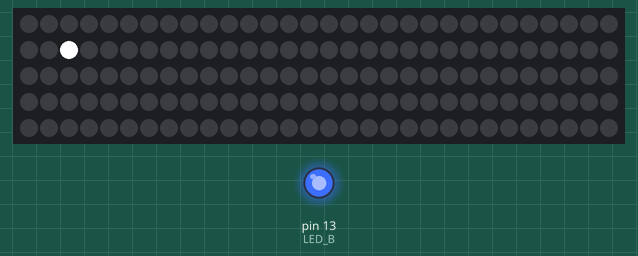
Recording of a sketch running on a simulated Arduino Mega 2560, built with avr-gcc and run on an emulated ATmega2560. On the bench: 150 RGB LEDs in strip order, left to right, continuing on the next row, output pins drawn as LEDs (lit = HIGH). Dim RGB values are drawn brighter than linear.

Above: at 1.1 s.
At 16.45 s:
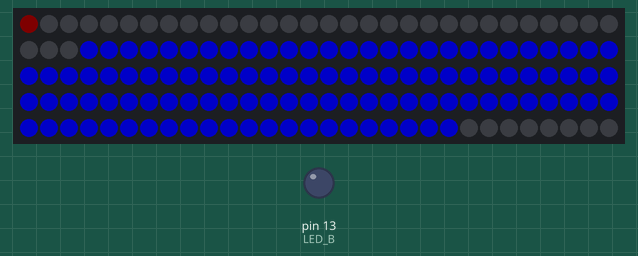
At 28.01 s:
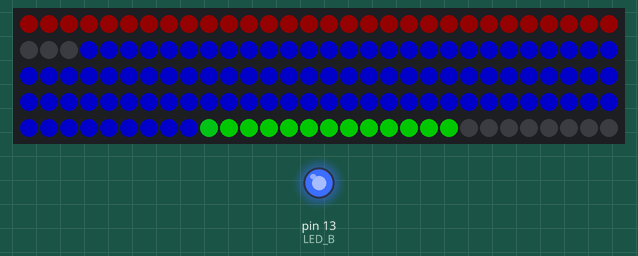
At 39.73 s:
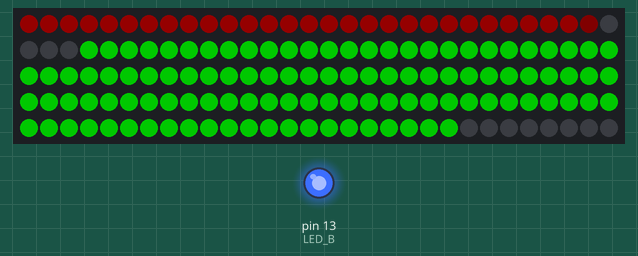
Timing chart, 0 to 40.0 s (numbered marks = the images above):
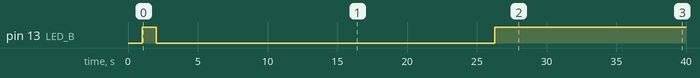

Measured:
- by itself, pin 13 (LED_B): HIGH → LOW at 2.0 s, → HIGH 24.3 s later

The sketch:

Infinity_Mirror_Program_A.ino
```cpp
/* Created by Jacob Davis  March 16, 2024
intended for use in an infinity mirror with 150 count WS2812 addressable led strip
ENJOY! :) */
#include <FastLED.h>     //use the FastLed
#define LED_B       13   //status light pin/built-in led
#define LED_PIN     36   //addressable led strip pin
#define NUM_LEDS    150  //number of leds
#define ELS    0    //ExteriorLedStart
#define ELE    30   //ExteriorLedEnd
#define IMLS   33   //InfinityMirrorLedStart
#define IMLE   141  //InfinityMirrorLedEnd
int t = 0;
int y = 0;
CRGB leds[NUM_LEDS];
void setup() {
  pinMode(LED_B, OUTPUT);
  FastLED.addLeds<WS2812, LED_PIN, GRB>(leds, NUM_LEDS);
  FastLED.show();
  //starting sequence begins
  delay(1000);
  leds[32] = CRGB (255, 255, 255);
  FastLED.show();
  digitalWrite(LED_B, HIGH);
  delay(1000);
  leds[32] = CRGB (0, 0, 0);
  FastLED.show();
  digitalWrite(LED_B, LOW);
  delay(1000);
  for (int x = IMLE; x >= IMLS; x--) {
    for (int z = 0; z <= 100; (z = z + 10)) {
      leds[((x)+0)] = CRGB (0, 0, z);
      delay(5);
      FastLED.show();
    }
  }
}
void loop() {
  //the progress bar fills up before it continues to the next stage
  for (int i = ELS; i <= (ELE - 1); i++) {
    for (int z = 0; z <= 20; z++) {
      leds[((i)+0)] = CRGB ( z, 0, 0);
      FastLED.show();
      delay(10);
    }
  }
  digitalWrite(LED_B, HIGH);
  //decide which color to transition to next
  y++;
  if (y == 1) {
    for (int x = IMLE; x >= IMLS; x--) {
      for (int z = 0; z <= 100; (z = z + 10)) {
        leds[((x)+0)] = CRGB ( 0, z, (100 - z));
        delay(5);
        FastLED.show();
      }
    }
  }
  if (y == 2) {
    for (int x = IMLE; x >= IMLS; x--) {
      for (int z = 0; z <= 100; (z = z + 10)) {
        leds[((x)+0)] = CRGB ( z, (100 - z), 0);
        delay(5);
        FastLED.show();
      }
    }
  }
  if (y == 3) {
    for (int x = IMLE; x >= IMLS; x--) {
      for (int z = 0; z <= 100; (z = z + 10)) {
        leds[((x)+0)] = CRGB ((100 - z), 0, z);
        delay(5);
        FastLED.show();
      }
    }
  y = 0;
  }
  //empty the progress bar and start again
  for (int i = (ELE - 1); i >= ELS; i--) {
    for (int z = 20; z >= 0; (z = z - 5)) {
      leds[((i)+0)] = CRGB ( z, 0, 0);
      FastLED.show();
      delay(3);
    }
  }
  digitalWrite(LED_B, LOW);
}
```
